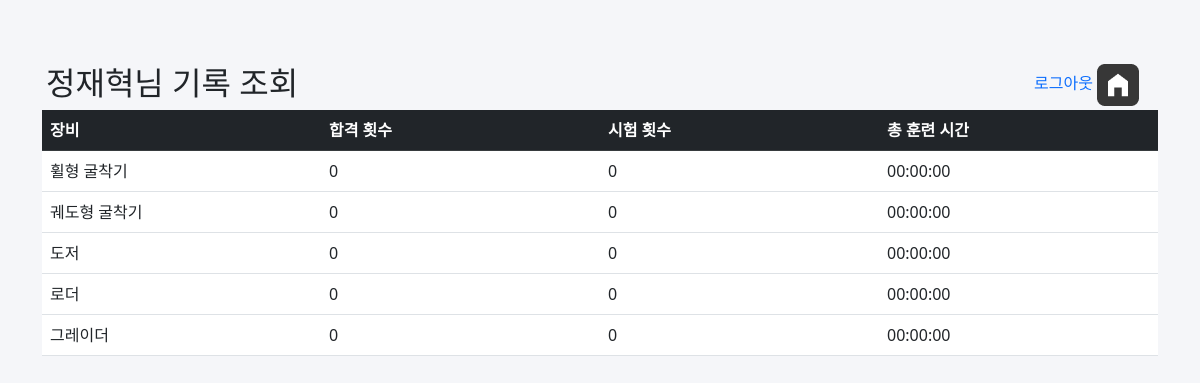
/jangseong/view.php?memID=23-000003 (signed in), run on an earlier commit of the app's database.
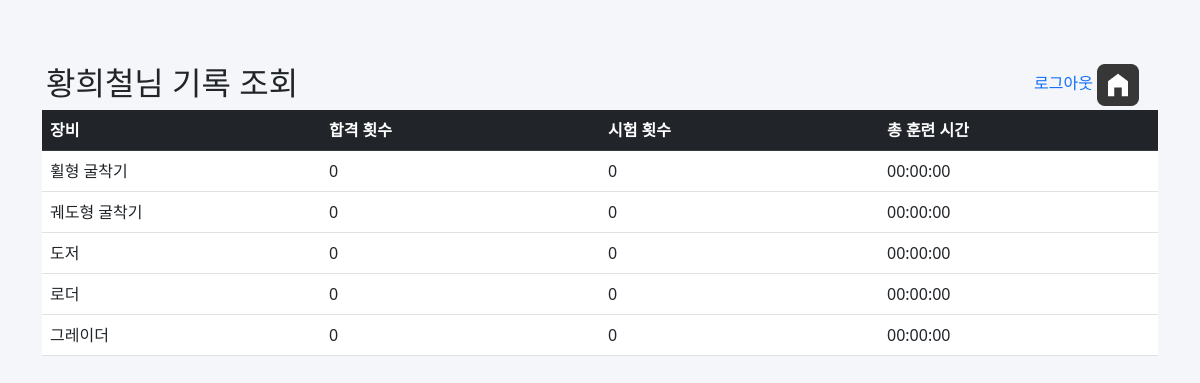
And on a later commit of the database.
### tables this page shows
CREATE TABLE `member` (
  `id` int(11) NOT NULL,
  `num` varchar(10) NOT NULL,
  `date` date NOT NULL,
  `memID` varchar(20) NOT NULL,
  `name` varchar(20) NOT NULL,
  `password` varchar(20) NOT NULL
);

### jangseong/view.php (the view, shortened to what the changed rows need)
<?php
if(!isset($_SESSION["login"]))
{
    header('location: index.php');
}
else{
?>
<!DOCTYPE html>
<html lang="en">
<head>
    <link rel="stylesheet" href="style.css">
    <link rel="stylesheet" href="src/bootstrap.min.css">
    <link rel="stylesheet" href="src/style.css">
</head>
<body>
    <div class="container p-3 mt-5">
        <h2>
            <?php
            $memID = $_GET["memID"];
            require 'config.php';
            $sql = "SELECT * FROM member where memID = '$memID'";
            $result1 = $conn->query($sql);
            while($row1 = $result1->fetch_assoc()) {
                echo $row1["name"]."님 기록 조회";
            }
            ?>
        </h2>
        <div id="top-right">
            <div id="btnlogout">
            </div>
        </div>
    </div>
    <div class="container">
        <table class="table">
        <form method="get" action="delete.php" name="listmember">
            <thead class="table-dark">
            <tr>
                <th class="listcol">장비</th>
                <th class="listcol">합격 횟수</th>
                <th class="listcol">시험 횟수</th>
                <th class="listcol">총 훈련 시간</th>
            </tr>
            </thead>
            </form>
        </table>
    </div>
</body>
</html>
<?php
}
?>

What changed in the data, as far as the page shows it:
removed member: name "정재혁"
added member: name "황희철"
